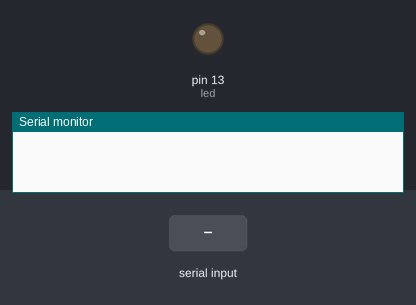
Simulated run of this sketch. Board: Arduino Uno, built with avr-gcc and run on an emulated ATmega328P. Parts: output pins drawn as LEDs (lit = HIGH), the last lines printed to the serial monitor. Inputs (shaded band) come from the test bench.

Above: at 1.2 s.
1.3 s: "*on" received over Serial
At 2.1 s:
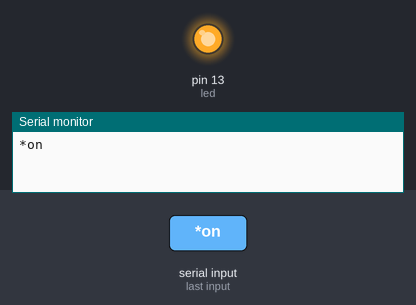
2.8 s: "*of" received over Serial
At 3.3 s:
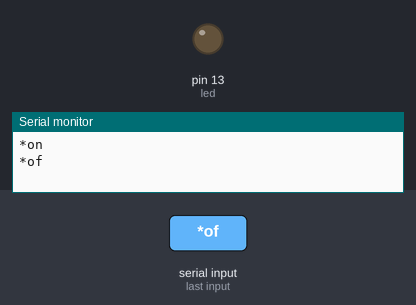
Timing chart, 0 to 5.8 s (numbered marks = the images above; inputs shaded):
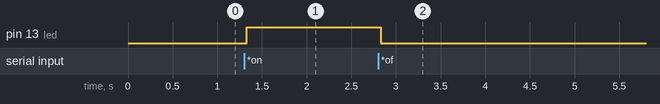

The sketch:

voice.ino
```cpp
String voice;
int led =13;
void setup()
{
Serial.begin(9600);
pinMode(led,OUTPUT);
}
void loop()
{
while(Serial.available())
{
delay(10);
char c =Serial.read();
if(c=='#')
{
break;
}
voice +=c;
}
if(voice.length() > 0)
{
Serial.println(voice);
if(voice=="*on")
{
digitalWrite(led,HIGH);
}
else if(voice=="*of")
{
digitalWrite(led,LOW);
}
voice="";
}
}
```

Measured:
- after the input at 1.3 s, pin 13 (led): LOW → HIGH at once
- after the input at 2.8 s, pin 13 (led): HIGH → LOW at once
